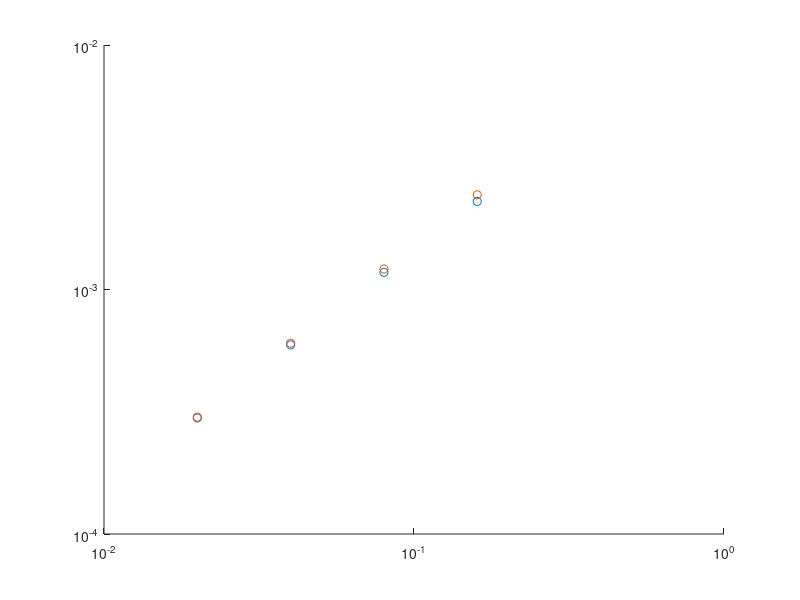
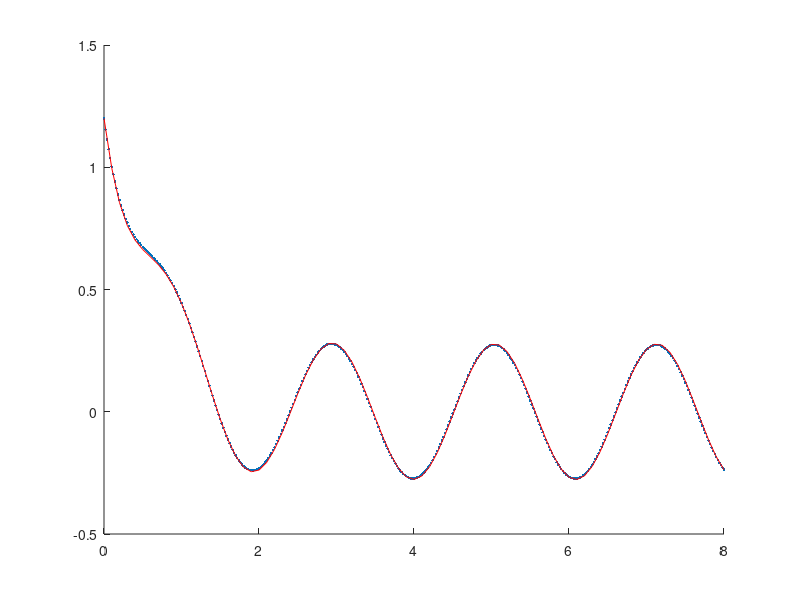

Here is the MATLAB script that generated these plots, in order:
% a). 
% y'(t) = sin(3t) - 2y 
% y'(t) + 2y = sin(3t)
% yh = Ce^(-2t)
% 
% yp = -(3/13)*cos(3t) + (2/13)*sin(3t)
% 2yp = -(6/13)*cos(3t) + (4/13)*sin(3t)
% yp' = (9/13)*sin(3t) + (6/13)cos(3t)
% yp'(t) + 2yp(t) = sin(3t)
% (9/13)*sin(3t) + (4/13)*sin(3t) + (6/13)cos(3t) - (6/13)*cos(3t) = sin(3t)
% 
% y(t) = Ce^(-2t) - (3/13)*cos(3t) + (2/13)*sin(3t)
% y(0) = 1.2
% y(0) = C - 3/13 = 1.2 = 6/5
% C = 6/5 + 3/13
% C = (78 + 15)/65 = 93/65
% 
% y(t) = (93/65)*e^(-2t) - (3/13)*cos(3t) + (2/13)*sin(3t)


% b). 

clear all

yanalytisk = @(t) (93/65).*exp(-2.*t) - (3/13).*cos(3.*t) + (2/13).*sin(3.*t)
f = @(y, t) sin(3.*t) - 2.*y 

n = [50 100 200 400];
t = 0;
T = 8;
h = (T-t) ./ n;
y = 1.2;

tvec = zeros(4, n(4))';
tvec(1,:) = t;

% framåt
yf = y;
yfram = zeros(4, n(4))';
yfram(1,:) = y;

% bakåt 
% ynew = y + h * f(ynew, tnew)
% ynew = y + h * (sin(3.*tnew) - 2.*ynew)
% ynew = y + h*sin(3.*tnew) - 2*h*ynew
% ynew + 2*h*ynew
% (2*h + 1) * ynew = y + h*sin(3.*tnew)

% ynew = (y + h*sin(3.*tnew)) / (2*h + 1)

yb = y;
ybak = zeros(4, n(4))';
ybak(1,:) = y;

%spara felvärden
felfram = zeros(4, 1);
felbak = zeros(4, 1);

for j = 1:4
    for i = 1:n(j)
        % doing fram
        yf = yf + h(j) * f(yf, t);
        yfram(i + 1,j) = yf;

        t = t + h(j);

        %doing bakåt
        yb = (yb + h(j)*sin( 3.*t)) ./ (2.*h(j) + 1); % t här är tnext
        ybak(i + 1, j) = yb;

        % for both
        tvec(i + 1,j) = t;
    end
    felfram(j) = abs(yanalytisk(T) - yf);
    felbak(j) = abs(yanalytisk(T) - yb);

    t = 0;
    yf = 1.2;
    yb = 1.2;
end

felfram

figure(10)
rowToShow = 4;

hold on
% Only shows 'rowToShow'
% plot(tvec(:,rowToShow), yfram(:,rowToShow), '.', 'LineWidth', 2)
plot(tvec(:,rowToShow), ybak(:, rowToShow) , '.', 'LineWidth', 2)

% Shows all hs
% plot(tvec, yfram, '.', 'LineWidth', 2)
% plot(tvec, ybak,  '.', 'LineWidth', 2)
plot([0:0.1:T], yanalytisk([0:0.1:T]), 'r')

hold off

figure()
hold on
loglog(h, felfram, 'o')
loglog(h, felbak, 'o')

hold off


